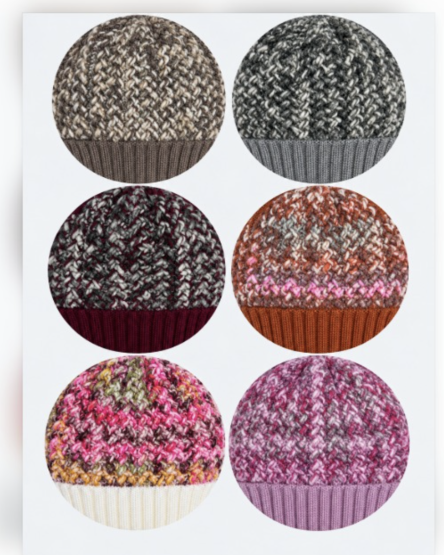
#> input picture tools/colorcards/wzor-kolka-2344.png, 888 x 1110 px (shown at 1/2 size)
$ python -i wytnij.py   (imports and definitions only)   (older library calls are emulated)
#> lines starting #> are read from the running program, lines starting #| are printed output that depends on the picture; after the words box and inside, x2 and y2 are one past the last pixel; in counts of white or black regions, pixels touching at a corner belong together
#> further down, picture is the input picture: shape (1110, 888, 3); mean B, G, R 161.6, 158.7, 175.7
"""Wycina okrągłe próbki kolorów ze zdjęć kolorników Adriana (COLORCARDS ACHTI).

Wejście: zdjęcia pomniejszone do 2000 px (<src>/<folder>/<plik>.JPG) + wynik OCR macOS Vision
(<ocr>/<folder>/<plik>.JPG.json z tools/colorcards/ocr.swift).

Dwa rodzaje kart:
- karta modelu: próbki dzianiny z metką „SET 7” — kolor = „SET 7”,
- paleta przędzy (LEGS, merino…): motki/próbki z numerem koloru — kolor = numer.

Dla każdej etykiety: próbka = obszar odróżniający się od tła (kolor lub faktura), do którego
etykieta jest najbliżej; wycinamy największe koło w próbce, omijając metki i napisy.
Wynik: <out>/<folder>/<kolor>.jpg (240 px, kwadrat; koło robi CSS) + <out>/manifest.json.
Ręczne poprawki: tools/colorcards/poprawki.json ({"folder": {"kolor": [plik, cx, cy, r] | null}}),
współrzędne w pikselach obrazu 2000 px.

Uruchamiać pythonem z OpenCV: [KADR=probka] [SIZE=480] ~/Claude/achti-foto/venv/bin/python3 tools/colorcards/wytnij.py SRC OCR OUT [GEMINI] [ZAPAS]
Gdy jest katalog GEMINI (wynik wskaz.py), ramki z Gemini mają pierwszeństwo przed maską.
"""
import json
import os
import re
import sys

import cv2
import numpy as np

SIZE = int(os.environ.get('SIZE', 240))
# KADR=probka: cała szerokość próbki (wzór Adriana 13.10.2026); domyślnie ~60 % w miejscu najbogatszego wzoru (08.10)
KADR = os.environ.get('KADR', '')
SET_RE = re.compile(r'(?:S\s*E\s*T|ZESTAW)\s*[.:,]?\s*(\d{1,2})', re.I)  # Gemini czasem pisze „ZESTAW 9”
CODE_RE = re.compile(r'^(?:[A-Z]{1,3}[- ]?)?\d{2,6}(?:-\d{1,4})?$|^\d[A-Z0-9]{2}$|^[A-Z]\d[A-Z0-9]$')
NOISE = {'LEGS', 'LEGS®', 'SET'}


# [16 lines left out: function labels, not called in this run]


def sample_mask(img):
    """Maska próbek: różnica od tła (mediana brzegu) albo wyraźna faktura."""
    lab = cv2.cvtColor(img, cv2.COLOR_BGR2LAB).astype(np.float32)
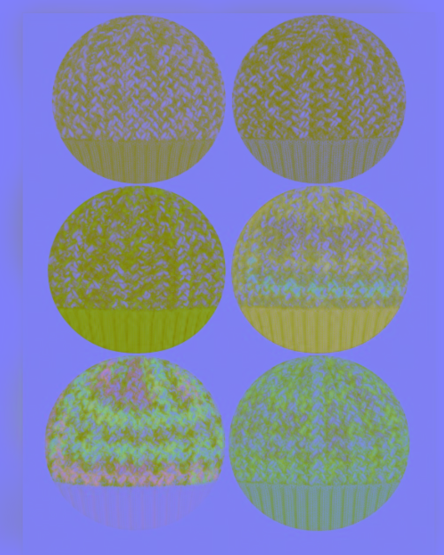
#> lab: shape (1110, 888, 3) float32 (shown at 1/2 size); mean B, G, R 167.8, 135.7, 129.9
    h, w = img.shape[:2]
#> h = 1110; w = 888
    b = 20
    border = np.concatenate([lab[:b].reshape(-1, 3), lab[-b:].reshape(-1, 3),
                             lab[:, :b].reshape(-1, 3), lab[:, -b:].reshape(-1, 3)])
    bg = np.median(border, axis=0)
#> bg = [242, 128, 127]
    # tło bywa nierówno oświetlone: porównujemy z rozmytym obrazem tła tylko kolor (a, b) i jasność z tolerancją
    dist = np.sqrt(((lab - bg) ** 2 * np.array([0.35, 1.0, 1.0])).sum(axis=2))
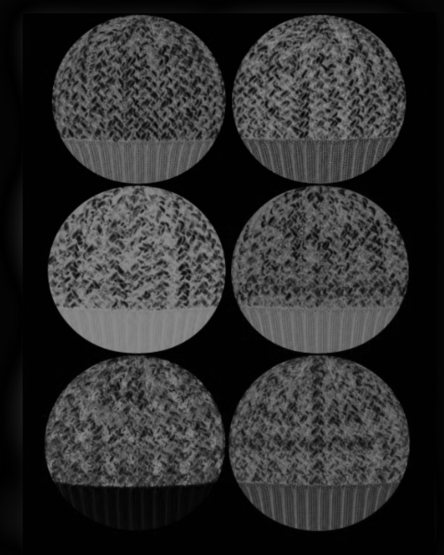
#> dist: shape (1110, 888) float64 (shown at 1/2 size); min 0, max 142.1, mean 46.2
    gray = cv2.cvtColor(img, cv2.COLOR_BGR2GRAY).astype(np.float32)
    mean = cv2.blur(gray, (15, 15))
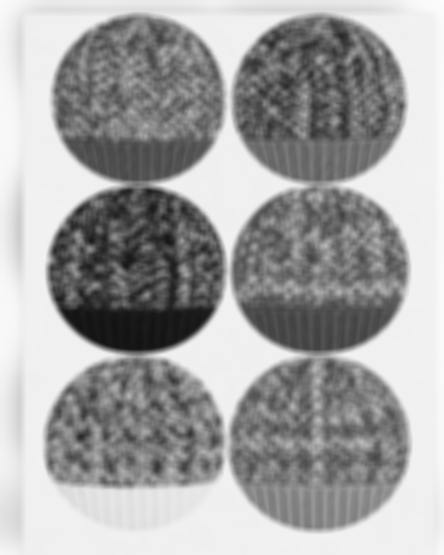
#> mean: shape (1110, 888) float32 (shown at 1/2 size); min 18.82, max 252, mean 164.1
    sq = cv2.blur(gray * gray, (15, 15))
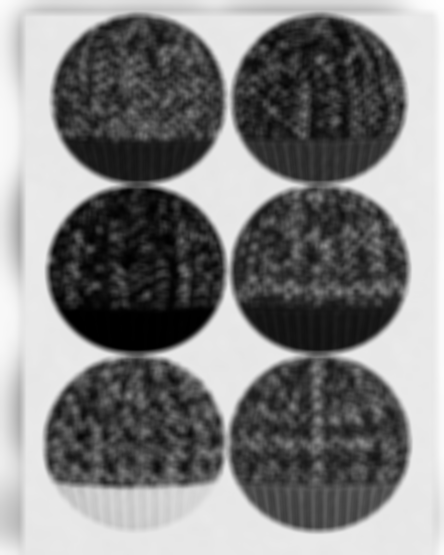
#> sq: shape (1110, 888) float32 (shown at 1/2 size); min 373.1, max 63504, mean 32381.2; drawn with min black and max white
    tex = np.sqrt(np.maximum(sq - mean * mean, 0))
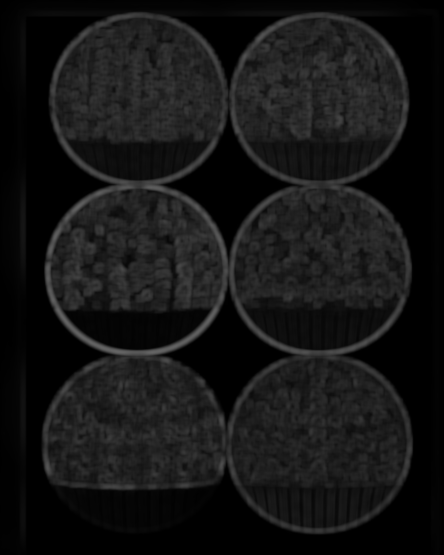
#> tex: shape (1110, 888) float32 (shown at 1/2 size); min 0, max 101.7, mean 21.7
    m = ((dist > 14) | (tex > 9)).astype(np.uint8)
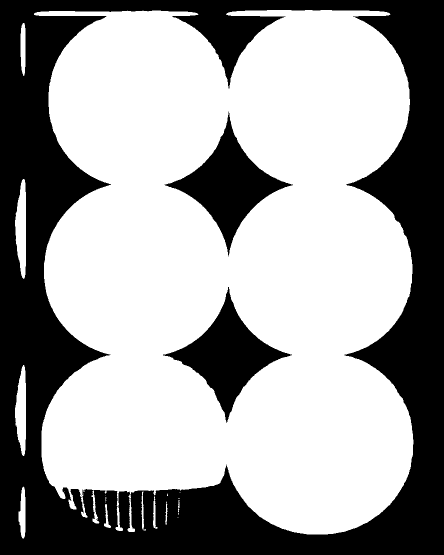
#> m: shape (1110, 888) (shown at 1/2 size); values 0 (black) and 1 (white), 63.1% white; 4 black regions (1 under 20 px), largest, box (x1, y1, x2, y2) and area: (0, 0, 888, 1110) 321075, (329, 223, 586, 513) 21591, (326, 574, 584, 846) 21222
    k = cv2.getStructuringElement(cv2.MORPH_ELLIPSE, (21, 21))
    m = cv2.morphologyEx(m, cv2.MORPH_OPEN, k)
#> m: shape (1110, 888); values 0 (black) and 1 (white), 61.8% white; 3 black regions, box (x1, y1, x2, y2) and area: (0, 0, 888, 1110) 333820, (329, 223, 586, 513) 21601, (326, 574, 584, 846) 21255
    m = cv2.morphologyEx(m, cv2.MORPH_CLOSE, k)
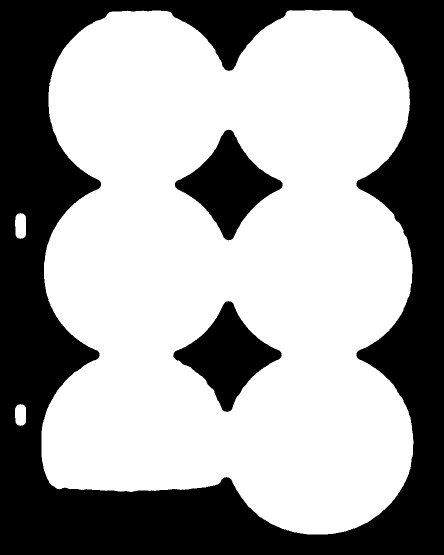
#> m: shape (1110, 888) (shown at 1/2 size); values 0 (black) and 1 (white), 62.1% white; 3 black regions, box (x1, y1, x2, y2) and area: (0, 0, 888, 1110) 332620, (350, 259, 565, 481) 20741, (347, 602, 563, 824) 20547
    return m


# [130 lines left out: functions tag_mask, best_circle, crop, motif_square, probka_square, not called in this run]


CUFF = {}


# [158 lines left out: functions rib_score, grad_xy, band_profile, band_square, find_motif, rich_window, not called in this run]


def set_name(label):
    m = SET_RE.search(str(label))
    return 'SET ' + str(int(m.group(1))) if m else None


# [178 lines left out: functions fallback_square, from_boxes, main, orient_cuffs, not called in this run]


def natural(s):
    return [int(t) if t.isdigit() else t for t in re.split(r'(\d+)', s)]


# [2 lines not run here, left out]

>>> import cv2
>>> picture = cv2.imread('wzor-kolka-2344.png')
>>> result = sample_mask(picture)
